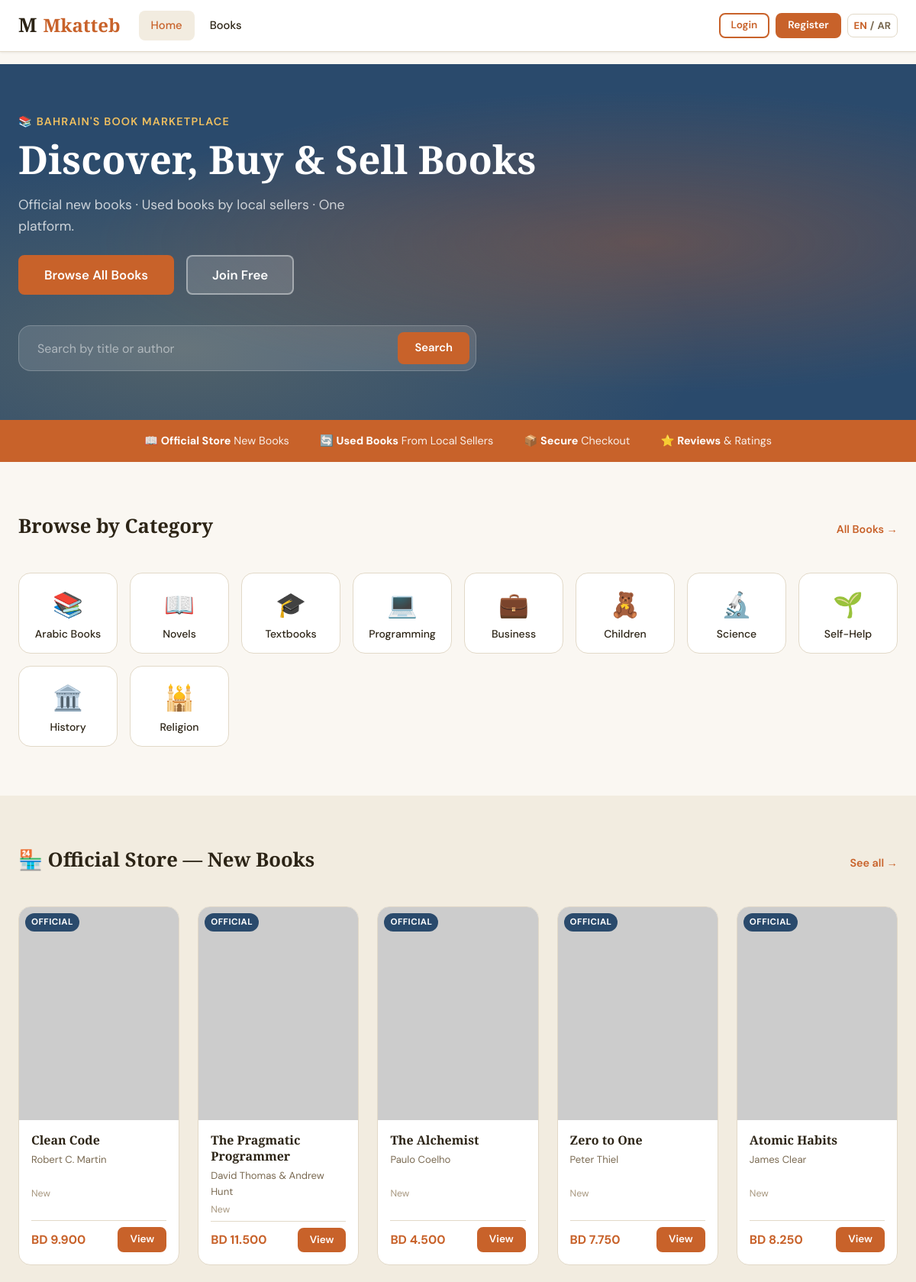
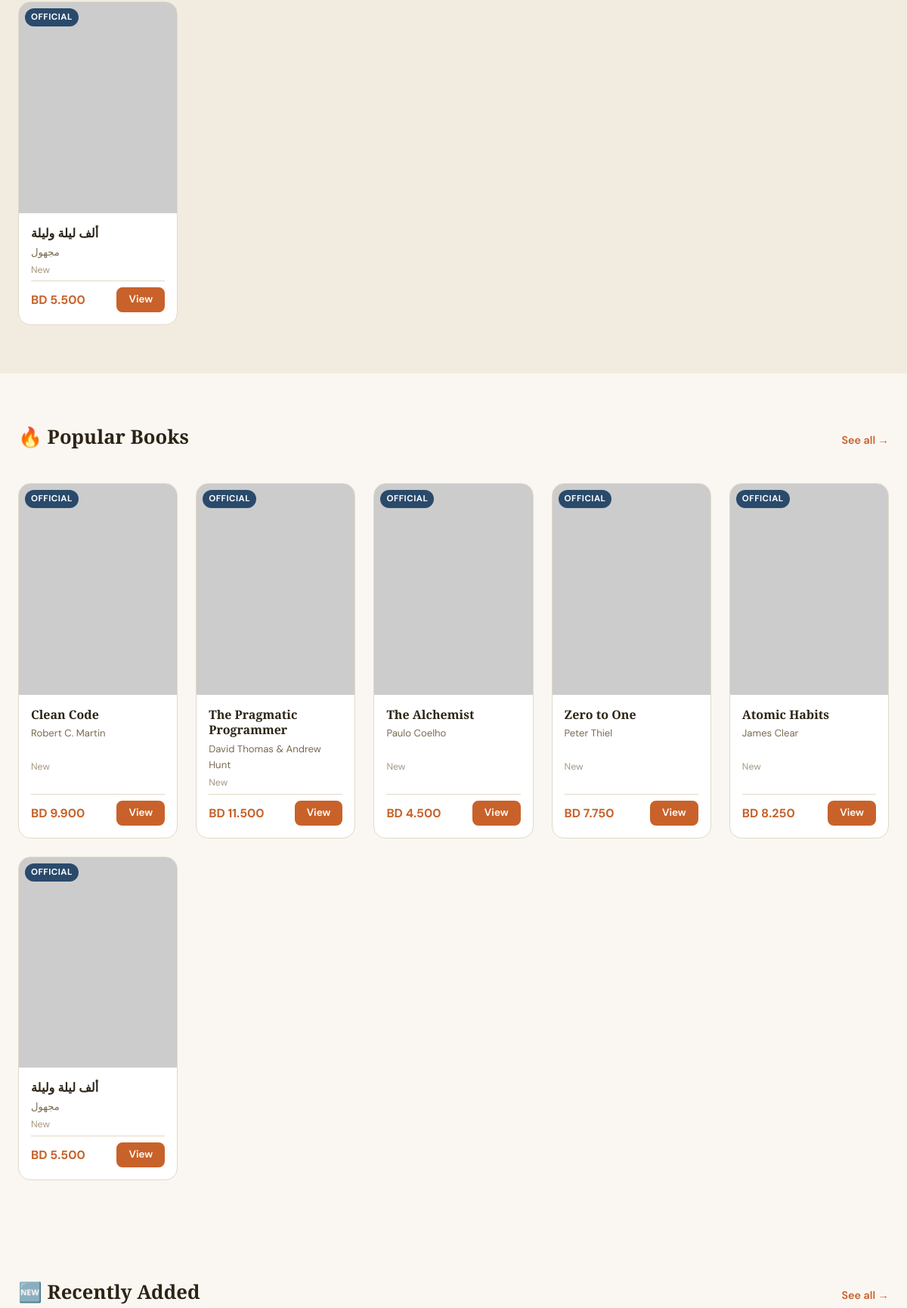
The page / (upper part) on the database its author committed (2 pictures, top to bottom).
### tables this page shows
CREATE TABLE IF NOT EXISTS categories (
    id          INT UNSIGNED AUTO_INCREMENT PRIMARY KEY,
    name        VARCHAR(120)    NOT NULL UNIQUE,
    slug        VARCHAR(140)    NOT NULL UNIQUE,
    description TEXT            NULL,
    icon        VARCHAR(60)     NULL COMMENT 'Emoji or icon class',
    sort_order  INT             NOT NULL DEFAULT 0,
    created_at  DATETIME        NOT NULL DEFAULT CURRENT_TIMESTAMP
);

CREATE TABLE IF NOT EXISTS books (
    id              INT UNSIGNED AUTO_INCREMENT PRIMARY KEY,
    seller_id       INT UNSIGNED    NOT NULL COMMENT 'User who listed the book',
    category_id     INT UNSIGNED    NULL,
    title           VARCHAR(255)    NOT NULL,
    author          VARCHAR(255)    NOT NULL,
    description     TEXT            NULL,
    price           DECIMAL(10,3)   NOT NULL,
    stock           INT UNSIGNED    NOT NULL DEFAULT 1,
    condition_type  ENUM('new','like_new','used','damaged') NOT NULL DEFAULT 'new',
    book_type       ENUM('official','used') NOT NULL DEFAULT 'used'
                    COMMENT 'official = admin listed, used = user listed',
    cover_image     VARCHAR(255)    NULL,
    is_active       TINYINT(1)      NOT NULL DEFAULT 1,
    views           INT UNSIGNED    NOT NULL DEFAULT 0,
    created_at      DATETIME        NOT NULL DEFAULT CURRENT_TIMESTAMP,
    updated_at      DATETIME        NOT NULL DEFAULT CURRENT_TIMESTAMP ON UPDATE CURRENT_TIMESTAMP,
    CONSTRAINT fk_books_seller   FOREIGN KEY (seller_id)   REFERENCES users(id)       ON DELETE CASCADE,
    CONSTRAINT fk_books_category FOREIGN KEY (category_id) REFERENCES categories(id)  ON DELETE SET NULL
);

### includes/functions.php (called while the page is built, shortened)
<?php
require_once __DIR__ . '/db.php';
function url(string $path = ''): string {
    $path = trim($path);
    $path = str_replace('\\', '/', $path);
    $base = rtrim(BASE_URL, '/');
    if ($path === '/public') {
        $path = '';
    } elseif (strpos($path, '/public/') === 0) {
        $path = substr($path, strlen('/public/'));
    } else {
        $path = ltrim($path, '/');
    }
    return $base . ($path !== '' ? '/' . $path : '');
}
function e(string $str): string {
    return htmlspecialchars($str, ENT_QUOTES | ENT_HTML5, 'UTF-8');
}
function ensureBookImagesTable(): void {
    static $ready = false;
    if ($ready) return;
    $ready = true;
}
function getBookImages(int $bookId, ?string $legacyCover = null): array {
    $stmt = db()->prepare('SELECT * FROM book_images WHERE book_id = ? ORDER BY is_primary DESC, id ASC');
    $stmt->execute([$bookId]);
    $images = $stmt->fetchAll();
    return $images;
}
function getPrimaryBookImagePath(array $book): ?string {
    $images = getBookImages((int)($book['id'] ?? 0), $book['cover_image'] ?? null);
    return $images[0]['image_path'] ?? ($book['cover_image'] ?? null);
}
function getCategories(): array {
    $stmt = db()->prepare('SELECT * FROM categories ORDER BY sort_order ASC, name ASC');
    $stmt->execute();
    return $stmt->fetchAll();
}
function conditionLabel(string $condition): string {
    return match($condition) {
        'new'      => 'New',
        'like_new' => 'Like New',
        'used'     => 'Used',
        'damaged'  => 'Damaged',
        default    => ucfirst($condition),
    };
}
function formatPrice(float $price): string {
    return 'BD ' . number_format($price, 3);
}
function bookCoverUrl(?string $cover, string $title = 'No cover'): string {
    $cover = trim((string)$cover);
    $label = function_exists('mb_substr') ? mb_substr($title, 0, 10) : substr($title, 0, 10);
    $label = trim($label) !== '' ? $label : 'No cover';
    return 'https://placehold.co/160x220/e8dcc8/7a6652?text=' . rawurlencode($label);
}
function bookCoverUrlFromBook(array $book): string {
    return bookCoverUrl(getPrimaryBookImagePath($book), (string)($book['title'] ?? 'No cover'));
}

### includes/auth.php (called while the page is built, shortened)
<?php
require_once __DIR__ . '/functions.php';
function isLoggedIn(): bool {
    return isset($_SESSION['user_id']);
}

### includes/db.php (called while the page is built, shortened)
<?php
function db(): PDO {
    static $pdo = null;
    if ($pdo === null) {
        $dsn = sprintf(
            'mysql:host=%s;dbname=%s;charset=%s',
            DB_HOST, DB_NAME, DB_CHARSET
        );
        $options = [
            PDO::ATTR_ERRMODE            => PDO::ERRMODE_EXCEPTION,
            PDO::ATTR_DEFAULT_FETCH_MODE => PDO::FETCH_ASSOC,
            PDO::ATTR_EMULATE_PREPARES   => false,
        ];
        try {
            $pdo = new PDO($dsn, DB_USER, DB_PASS, $options);
        } catch (PDOException $e) {
            die('<div style="font-family:monospace;color:red;padding:20px;">
                <strong>Database connection failed.</strong><br>
                Make sure XAMPP MySQL is running and the database exists.<br>
                Error: ' . htmlspecialchars($e->getMessage()) . '
            </div>');
        }
    }
    return $pdo;
}

### public/index.php (the view, shortened to what this page needs)
<?php
require_once __DIR__ . '/../includes/auth.php';
require_once __DIR__ . '/../includes/functions.php';
$categories = getCategories();
$pdo = db();
$stmt = $pdo->prepare(
    "SELECT b.*, u.name AS seller_name, c.name AS category_name
     FROM books b
     LEFT JOIN users u ON b.seller_id = u.id
     LEFT JOIN categories c ON b.category_id = c.id
     WHERE b.is_active = 1 AND b.book_type = 'official'
     ORDER BY b.created_at DESC LIMIT 6"
);
$stmt->execute();
$newBooks = $stmt->fetchAll();
$stmt = $pdo->prepare(
    "SELECT b.*, u.name AS seller_name, c.name AS category_name
     FROM books b
     LEFT JOIN users u ON b.seller_id = u.id
     LEFT JOIN categories c ON b.category_id = c.id
     WHERE b.is_active = 1
     ORDER BY b.views DESC, b.created_at DESC LIMIT 6"
);
$stmt->execute();
$popularBooks = $stmt->fetchAll();
include __DIR__ . '/../includes/header.php';
function bookCard(array $book): string {
    $bookUrl = url('book.php?id=' . (int)$book['id']);
    $cover = bookCoverUrlFromBook($book);
    $badge = $book['book_type'] === 'official'
        ? '<span class="book-badge book-badge--official">Official</span>'
        : '<span class="book-badge book-badge--used">Used</span>';
    $condition = conditionLabel($book['condition_type']);
    $price     = formatPrice((float)$book['price']);
    return sprintf('
    <article class="book-card">
        <a href="%s" class="book-card__cover-link">
            <img src="%s" alt="%s" class="book-card__cover" loading="lazy">
            %s
        </a>
        <div class="book-card__body">
            <a href="%s" class="book-card__title">%s</a>
            <p class="book-card__author">%s</p>
            <div class="book-card__meta">
                <span class="book-card__condition">%s</span>
            </div>
            <div class="book-card__footer">
                <span class="book-card__price">%s</span>
                <a href="%s" class="btn btn--primary btn--sm">View</a>
            </div>
        </div>
    </article>',
        e($bookUrl), e($cover), e($book['title']),
        $badge,
        e($bookUrl), e($book['title']),
        e($book['author']),
        e($condition),
        e($price),
        e($bookUrl)
    );
}
?>
<section class="hero">
    <div class="hero__bg"></div>
    <div class="container hero__inner">
        <div class="hero__content">
            <p class="hero__eyebrow">📚 Bahrain's Book Marketplace</p>
            <h1 class="hero__title">Discover, Buy &amp; Sell Books</h1>
            <p class="hero__sub">Official new books · Used books by local sellers · One platform.</p>
            <div class="hero__actions">
                <a href="<?= e(url('books.php')) ?>" class="btn btn--primary btn--lg">Browse All Books</a>
                <?php if (!isLoggedIn()): ?>
                <a href="<?= e(url('register.php')) ?>" class="btn btn--ghost btn--lg">Join Free</a>
                <?php else: ?>
                <a href="<?= e(url('add-book.php')) ?>" class="btn btn--ghost btn--lg">Sell a Book</a>
                <?php endif; ?>
            </div>
        </div>
        <form action="<?= e(url('books.php')) ?>" method="get" class="hero__search" role="search">
            <input type="search" name="q" class="hero__search-input"
                   placeholder="Search by title or author" aria-label="Search books">
            <button type="submit" class="btn btn--primary">Search</button>
        </form>
    </div>
</section>
<div class="stats-strip">
    <div class="container stats-strip__inner">
        <div class="stat">📖 <strong>Official Store</strong> New Books</div>
        <div class="stat">🔄 <strong>Used Books</strong> From Local Sellers</div>
        <div class="stat">📦 <strong>Secure</strong> Checkout</div>
        <div class="stat">⭐ <strong>Reviews</strong> & Ratings</div>
    </div>
</div>
<section class="section">
    <div class="container">
        <div class="section-header">
            <h2 class="section-title">Browse by Category</h2>
            <a href="<?= e(url('books.php')) ?>" class="section-more">All Books →</a>
        </div>
        <div class="categories-grid">
            <?php foreach ($categories as $cat): ?>
            <a href="<?= e(url('books.php?category=' . (int)$cat['id'])) ?>" class="category-chip">
                <span class="category-chip__icon"><?= e($cat['icon'] ?? '📚') ?></span>
                <span class="category-chip__name"><?= e($cat['name']) ?></span>
            </a>
            <?php endforeach; ?>
        </div>
    </div>
</section>
<?php if (!empty($newBooks)): ?>
<section class="section section--alt">
    <div class="container">
        <div class="section-header">
            <h2 class="section-title">🏪 Official Store — New Books</h2>
            <a href="<?= e(url('books.php?type=official')) ?>" class="section-more">See all →</a>
        </div>
        <div class="books-grid">
            <?php foreach ($newBooks as $book): echo bookCard($book); endforeach; ?>
        </div>
    </div>
</section>
<?php endif; ?>
<?php if (!empty($popularBooks)): ?>
<section class="section">
    <div class="container">
        <div class="section-header">
            <h2 class="section-title">🔥 Popular Books</h2>
            <a href="<?= e(url('books.php?sort=views')) ?>" class="section-more">See all →</a>
        </div>
        <div class="books-grid">
            <?php foreach ($popularBooks as $book): echo bookCard($book); endforeach; ?>
        </div>
    </div>
</section>
<?php endif; ?>
<section class="section">
    <div class="container">
        <div class="section-header">
            <h2 class="section-title">🆕 Recently Added</h2>
            <a href="<?= e(url('books.php?sort=newest')) ?>" class="section-more">See all →</a>
        </div>
    </div>
</section>
<?php include __DIR__ . '/../includes/footer.php'; ?>

### rows shown on the page
categories: icon "📚", name "Arabic Books"
categories: icon "📖", name "Novels"
categories: icon "🎓", name "Textbooks"
categories: icon "💻", name "Programming"
categories: icon "💼", name "Business"
categories: icon "🧸", name "Children"
categories: icon "🔬", name "Science"
categories: icon "🌱", name "Self-Help"
categories: icon "🏛️", name "History"
categories: icon "🕌", name "Religion"
books: book_type "OFFICIAL", title "Clean Code", author "Robert C. Martin", condition_type "New", price "BD 9.900"
books: book_type "OFFICIAL", title "The Pragmatic Programmer", author "David Thomas & Andrew Hunt", condition_type "New", price "BD 11.500"
books: book_type "OFFICIAL", title "The Alchemist", author "Paulo Coelho", condition_type "New", price "BD 4.500"
books: book_type "OFFICIAL", title "Zero to One", author "Peter Thiel", condition_type "New", price "BD 7.750"
books: book_type "OFFICIAL", title "Atomic Habits", author "James Clear", condition_type "New", price "BD 8.250"
books: book_type "OFFICIAL", title "ألف ليلة وليلة", author "مجهول", condition_type "New", price "BD 5.500"

### other values the page prints
$siteName "Mkatteb"
t($link['label_key']) "Home"
t($link['label_key']) "Books"
t($link['label_key']) "Login"
t($link['label_key']) "Register"
